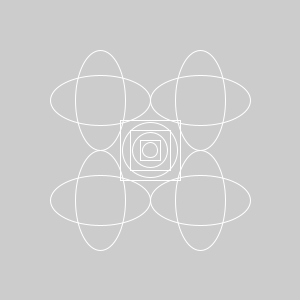
Frame 1 (no input)
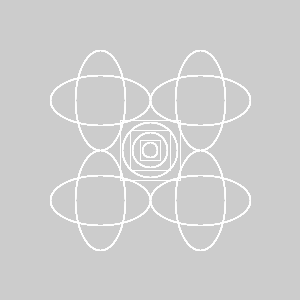
Frame 60 (the mouse pressed at the canvas centre just before this capture)
Frame 120 (the mouse held since frame 60 and released just before this capture): identical to frame 60, image omitted

The Processing sketch that drew these frames (run headless with seeded random() and noise(); from frame 60 on, the mouse is pressed at the canvas centre):

// Processing sketch: processing_111681
// ── processing_111681.pde

//
//juichilin

void setup(){
size(300,300);
}


void draw(){
  noFill();
  stroke(255);
  ellipseMode(CENTER);
ellipse(100,100,100,50);
ellipse(100,100,50,100);
ellipse(200,100,100,50);
ellipse(200,100,50,100);
ellipse(200,200,100,50);
ellipse(200,200,50,100);
ellipse(100,200,100,50);
ellipse(100,200,50,100);

rectMode(CENTER);
rect(150,150,60,60);
ellipse(150,150,55,55);
rect(150,150,40,40);
ellipse(150,150,35,35);
rect(150,150,20,20);
ellipse(150,150,15,15);

}
